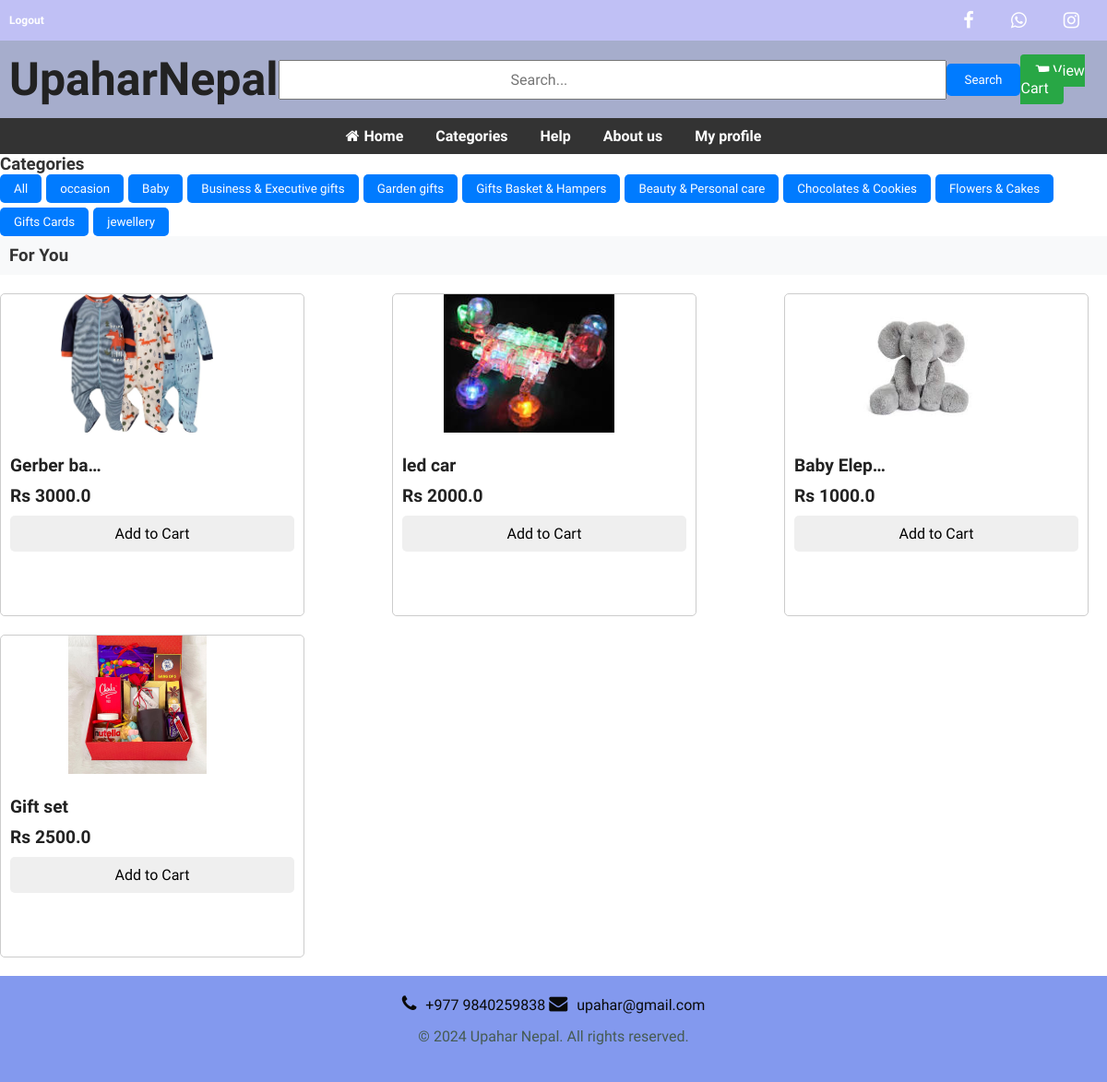
/product/?category=2 (signed in), run on the app's committed database.
### store_app/models.py (models this page shows, shortened)
class Categorie(models.Model):
    model_name = models.CharField(max_length=200)

class Product(models.Model):
    STOCK_CHOICES = (('IN STOCK', 'IN STOCK'), ('OUT OF STOCK', 'OUT OF STOCK'))
    unique_id = models.CharField(unique=True, max_length=200, null=True, blank=True)
    image = models.ImageField(upload_to='Product_images/img')
    name = models.CharField(max_length=60)
    price = models.FloatField()
    description = models.CharField(max_length=500)
    stock = models.CharField(choices=STOCK_CHOICES, max_length=200)
    added_date = models.DateTimeField(default=timezone.now)
    categorie = models.ForeignKey(Categorie, on_delete=models.CASCADE)
    color = models.ForeignKey(Color, on_delete=models.CASCADE)
    filter_price = models.ForeignKey(Filter_Price, on_delete=models.CASCADE)

### E_shop/views.py (the view)
# urls.py: path('product/', views.product, name='product'),
def product(request):
    products = Product.objects.all()
    categories = Categorie.objects.all()
    CATID = request.GET.get('category')
    if CATID:
        products =Product.objects.filter( categorie=CATID)
    else:
        products = Product.objects.all()
    context = {
        'products': products,
        'categories': categories,
    }
    return render(request, 'main/product.html', context)

### templates/main/product.html (shortened to what this page needs)
<!DOCTYPE html>
<html lang="en">
<head>
    {% load static %}
<!DOCTYPE html>
<html lang="en">
<head>
    <link rel="stylesheet" href="{% static 'css/style.css' %}">
    <link rel="stylesheet" href="https://cdnjs.cloudflare.com/ajax/libs/font-awesome/4.7.0/css/font-awesome.min.css">
</head>
<body>
    <header>
  <body>
    <header>
       <nav class="nav1" style="background-color: ##8288b3; color: #fff; display: flex; justify-content: space-between; align-items: center; padding: 10px;">
        <div class="left">
            {% if user.is_authenticated %}
                <h6 style="margin: 0;"><a href="{% url 'logout' %}" style="text-decoration: none; color: #fff;">Logout</a></h6>
            {% else %}
                <h6 style="margin: 0;"><a href="{% url 'auth' %}" style="text-decoration: none; color: #fff;">Login and register</a></h6>
            {% endif %}
        </div>
        <div class="right" style="  color: #fff;">
            <i class="fa fa-facebook" style="  color: #fff;" > </i>
            <i class="fa fa-whatsapp" style="  color: #fff;"></i>
            <i class="fa fa-instagram" style="  color: #fff;"></i>
        </div>
    </nav>
<nav class="nav2" style="display: flex; justify-content: space-between; align-items: center; padding: 10px; background-color: #a6adcc;">
    <div class="nav2-left" style="text-align: center;">
        <h1 style=" font-size: 50px;">Upahar<span style="font-size: 50px;">Nepal</span></h1>
    </div>
    <form action="/search/" method="get">
        <div class="between" style="display: flex; align-items: center;">
            <input type="text" placeholder="Search..." name="search" id="search" style="padding: 10px 250px; font-size: 16px;">
            <button type="submit" style="padding: 10px 20px; background-color: #007bff; color: #fff; border: none; border-radius: 5px; cursor: pointer;">Search</button>
        </div>
    </form>
    <div class="nav2-right">
        <a href="{% url 'cart' %}" class="cart-button" style="text-decoration: none;">
            <i class="fa fa-shopping-cart"></i> View Cart
        </a>
    </div>
</nav>
<nav class="nav3">
      <ul>
                <li><a href="{% url 'index' %}"><i class="fa fa-home"></i>Home </a></li>
                <li><a href="{% url 'product' %}"> Categories</a></li>
                <li><a href="{% url 'help' %}">Help</a></li>
                <li><a href="{% url 'about' %}">About us </a></li>
                <li><a href="{% url 'userprofile' %}"> My profile</a></li>
            </ul>
        </nav>
    </header>
  <body>
<div class="container-fluid">
    <div class="row">
        <div class="col-md-3">
            <div class="filter-btns">
                <h3 style="color: #333;">Categories</h3>
                <div class="filter-btn-group">
                    <a href="/product/ "> <button class="filter-btn active" data-filter="all">All</button> </a>
                    {% for category in categories %}
                      <a href="/product/?category={{ category.id }}" > <button class="filter-btn" data-filter="{{ category.id }}">{{ category.model_name }}</button> </a>
                    {% endfor %}
                </div>
            </div>
        </div>
    </div>
</div>
        <div class="col-md-9">
            <div class="mt-3" style="background-color: #f8f9fa; padding: 10px;">
                <h3 style="color: #333;">For You</h3>
            </div>
        </div>
     <div class="container">
            <div class="row flex-row">
                {% for prod in products %}
                <div class="col-lg-4 col-md-6 mb-4 product-card" data-category="{{ prod.category.id }}">
                    <div class="bg-white p-2 shadow-md">
                        <div class="text-center">
                            <a href="detail.html">
                                <img src="/{{ prod.image }}" alt="" class="product-image">
                            </a>
                        </div>
                        <div class="detail p-2 product-detail">
                            <h4>{{ prod.name | truncatechars:10 }}</h4>
                            <h4>Rs {{ prod.price }}</h4>
                            <div class="row pt-2">
                                <div class="col-md-6">
                                    <form class="add-to-cart-form" data-product-id="{{ prod.id }}">
                                        <button type="button" class="add-to-cart btn fw-bold w-100 btn-outline-danger">Add to Cart</button>
                                    </form>
                                </div>
                            </div>
                        </div>
                    </div>
                </div>
                {% endfor %}
            </div>
        </div>
<footer class="footer">
        <div class="footer-left">
            <i class="fa fa-phone"></i>+977 9840259838
            <i class="fa fa-envelope"></i>upahar@gmail.com
        </div>
        <div class="footer-right">
            <p>&copy; 2024 Upahar Nepal. All rights reserved.</p>
        </div>
    </footer>

### static/css/style.css (style rules this page uses)
* { margin: 0; padding: 0; box-sizing: border-box; font-family: "Spartan", sans-serif; }
html { scroll-behavior: smooth; }
h1 { font-size: 50px; line-height: 64px; color: #222; }
h4 { font-size: 20px; color: #222; }
h6 { font-weight: 700; font-size: 12px; }
p { font-size: 16px; color: #465b52; margin: 15px 0 20px 0; }
body { width: 100%; margin: 0; }
:root { --primary: rgb(72, 72, 186); --secondary: rgb(39, 39, 39); --light: rgb(95, 94, 94); }
header { width: 100%; height: auto; }
.nav1 { width: 100%; display: flex; justify-content: space-between; flex-wrap: wrap; margin: auto; box-shadow: 2px 0px 3px rgb(56, 56, 149); text-align: center; background-color: rgb(192, 192, 245); align-items: center; padding: 10px 20px; }
.nav1 .left { display: flex; align-items: center; justify-content: center; }
.nav1 .right { flex-basis: 20%; display: flex; justify-content: flex-end; }
.nav1 .right i { font-size: 20px; margin: 2px 20px; cursor: pointer; color: black; }
.nav3 { background-color: #333; padding: 10px; }
.nav3 ul { list-style: none; display: flex; justify-content: center; }
.nav3 li { z-index: 99; position: relative; margin: 0 15px; }
.nav3 a { text-decoration: none; color: #fff; font-weight: bold; font-size: 16px; }
.nav3 i { margin-right: 5px; }
.nav3 li { position: relative; }
.product-card { flex: 0 0 auto; margin-right: 20px; width: calc(33.3333% - 20px); }
.product-detail { padding: 15px; }
.product-detail h4 { font-size: 1.2rem; margin-bottom: 10px; }
.product-detail button { font-size: 1rem; }
@media (max-width: 1200px) { .product-card { width: calc(50% - 20px); } }
.product-card { flex: 0 0 auto; margin-right: 20px; width: calc(33.3333% - 20px); height: 350px; overflow: hidden; }
.product-detail { height: 100%; padding: 15px; display: flex; flex-direction: column; justify-content: space-between; }
.product-card { flex: 0 0 calc(15% - 30px); margin-bottom: 20px; position: relative; overflow: hidden; border: 1px solid #ccc; border-radius: 5px; }
.product-detail { padding: 10px; }
.product-detail h4 { margin-bottom: 10px; }
.product-detail .btn { width: 100%; padding: 10px; border: none; border-radius: 5px; cursor: pointer; }
.footer { background-color: #8399ee; color: #0a0a0a; padding: 20px; text-align: center; position: relative; bottom: 0; width: 100%; }
.footer-left { margin-bottom: 10px; }
.footer-left i { font-size: 20px; margin-right: 10px; }
.footer-right { margin-top: 10px; }
.left h6 { margin-right: 10px; color: #333; font-weight: bold; text-decoration: none; cursor: pointer; transition: color 0.3s; }
.cart-button { background-color: #555; color: #fff; padding: 10px 15px; border: none; border-radius: 5px; cursor: pointer; transition: background-color 0.3s; }
.cart-button { background-color: #28a745; color: #fff; padding: 8px 16px; border-radius: 4px; text-decoration: none; }
.footer-left i { margin-right: 10px; }
.cart-button { padding: 8px 16px; background-color: #28a745; color: #fff; border-radius: 4px; text-decoration: none; }

### templates/main/product.html (style rules this page uses)
.filter-btn-group { display: flex; flex-wrap: wrap; gap: 5px; }
.filter-btn { padding: 8px 15px; background-color: #007bff; color: #fff; border: none; border-radius: 5px; cursor: pointer; transition: background-color 0.3s ease; }
.flex-row { display: flex; flex-wrap: wrap; justify-content: space-between; }
.product-card { flex: 0 0 calc(30% - 30px); margin-bottom: 20px; }
.product-image { width: 90%; max-height: 150px; object-fit: contain; margin-bottom: 10px; }

### data on the page
Categorie: model_name "occasion"
Categorie: model_name "Baby"
Categorie: model_name "Business & Executive gifts"
Categorie: model_name "Garden gifts"
Categorie: model_name "Gifts Basket & Hampers"
Categorie: model_name "Beauty & Personal care"
Categorie: model_name "Chocolates & Cookies"
Categorie: model_name "Flowers & Cakes"
Categorie: model_name "Gifts Cards"
Categorie: model_name "jewellery"
Product: image (picture), name "Gerber ba…", price "3000.0"
Product: image (picture), name "led car", price "2000.0"
Product: image (picture), name "Baby Elep…", price "1000.0"
Product: image (picture), name "Gift set", price "2500.0"
